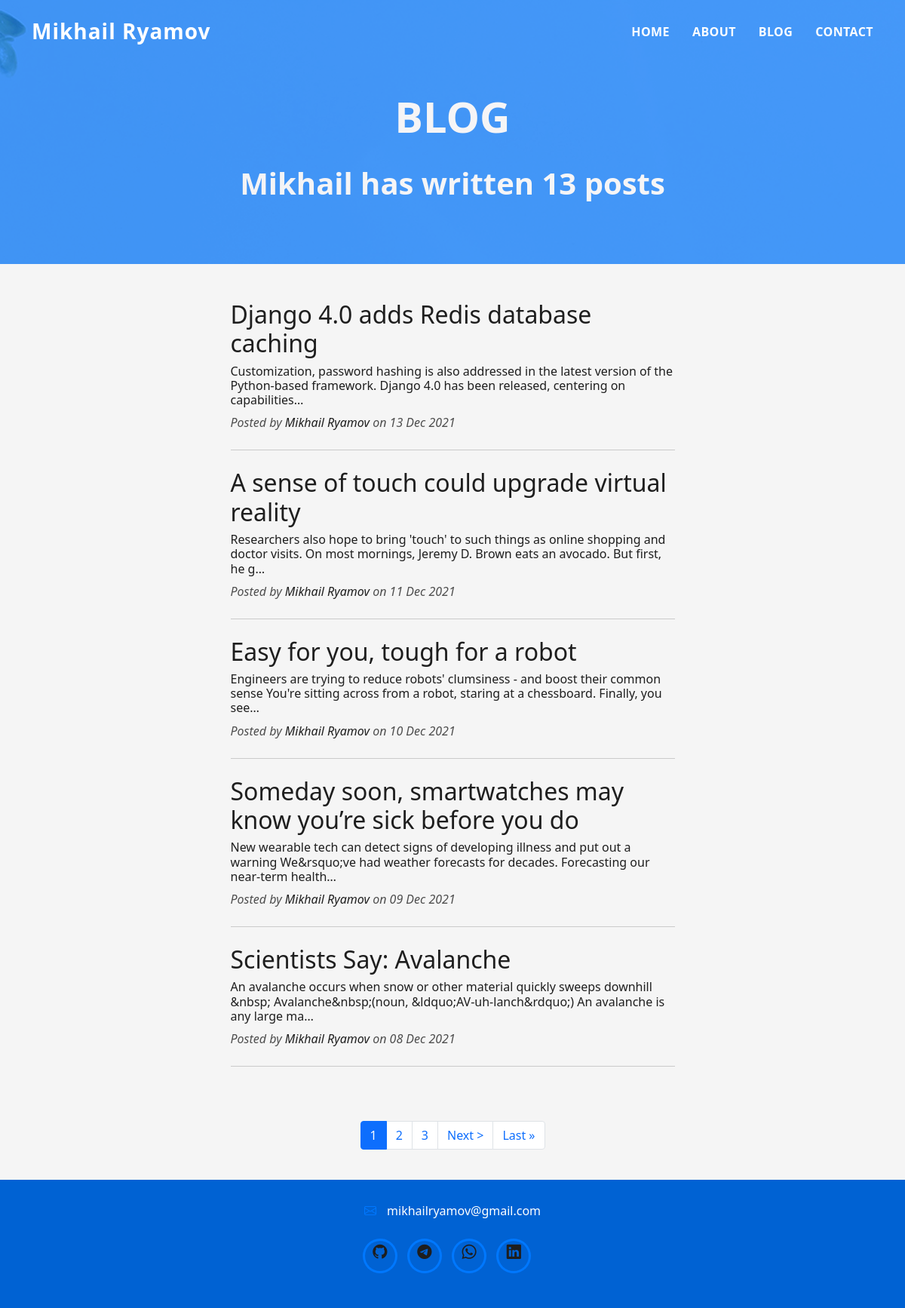
Screenshot of /blog/ with the database file from the repository.
### blog/models.py (models this page shows, shortened)
class Blog(models.Model):
    title = models.CharField(max_length=250)
    date = models.DateField()
    text = models.TextField()

### blog/views.py (the view)
# urls.py: path('', views.all_blogs, name='all_blogs'),
@cache_page(100) # в аргументы к декоратору передаём количество секунд, которые хотим, чтобы страница держалась в кэше. Внимание! Пока страница находится в кэше, изменения, происходящие на ней, учитываться не будут!
def all_blogs(request):
    blogs_count = Blog.objects.count()  # подсчитывает кол-во постов
    blogs = Blog.objects.order_by('-date')
    p = Paginator(Blog.objects.order_by('-date'), 5)
    page = request.GET.get('page')
    blogs_list = p.get_page(page)
    return render(request, 'blog/all_blogs.html', {'blogs': blogs, 'blogs_count':blogs_count, 'blogs_list': blogs_list})

### blog/templates/blog/all_blogs.html (shortened to what this page needs)
{% load static %}
{% load cache %}
<!DOCTYPE html>
<html lang="en">
{% cache 100 head %}
<head>
  <link href="{% static 'portfolio/vendor/bootstrap/css/bootstrap.min.css' %}" rel="stylesheet">
  <link href="{% static 'portfolio/vendor/bootstrap-icons/bootstrap-icons.css' %}" rel="stylesheet">
  <link href="{% static 'portfolio/vendor/glightbox/css/glightbox.min.css' %}" rel="stylesheet">
  <link href="{% static 'portfolio/vendor/swiper/swiper-bundle.min.css' %}" rel="stylesheet">
  <link href="{% static 'portfolio/css/style.css' %}" rel="stylesheet">
</head>
{% endcache %}
<body>
  {% cache 100 header %}
  <header id="header" class="fixed-top">
    <div class="container d-flex align-items-center justify-content-between">
      <h1 class="logo"><a href="{% url 'home' %}">Mikhail Ryamov</a></h1>
      <nav id="navbar" class="navbar">
        <ul>
          <li><a class="nav-link scrollto " href="{% url 'home' %}">Home</a></li>
          <li><a class="nav-link scrollto" href="https://mikryam.eu.pythonanywhere.com/#about">About</a></li>
          <li><a class="nav-link scrollto " href="{% url 'blog:all_blogs' %}">Blog</a></li>
          <li><a class="nav-link scrollto" href="https://mikryam.eu.pythonanywhere.com/#contact">Contact</a></li>
        </ul>
      </nav>
    </div>
  </header>
  {% endcache %}
  {% cache 100 hero %}
  <div class="hero hero-single route bg-image" style="background-image: url(/static/blog/img/home-bg.jpg)">
    <div class="overlay-mf">
     <div class="hero-content display-table">
      <div class="table-cell">
        <div class="container">
          <h2 class="hero-title mb-4">Blog</h2>
          <p class="hero-subtitle">Mikhail has written {{ blogs_count }} post{{ blogs.count|pluralize }}</p>
        </div>
      </div>
      </div>
    </div>
  </div>
  {% endcache %}
  <main id="main">
            <br>
            <br>
            <div class="container px-4 px-lg-5">
              <div class="row gx-4 gx-lg-5 justify-content-center">
                  <div class="col-md-10 col-lg-8 col-xl-7">
                    {% for blog in blogs_list %}
                      <div class="post-preview">
                        <a href="{% url 'blog:detail' blog.id %}">
                          <h2 class="post-title">{{ blog.title }}</h2>
                          <h6 class="post-subtitle">{{ blog.text|striptags|truncatechars:160 }}</h6>
                        </a>
                        <p class="post-meta"><i>
                          Posted by
                          <a href="{% url 'home' %}">Mikhail Ryamov</a>
                          on {{ blog.date|date:'d M Y' }}
                        </i></p>
                      </div>
                      <hr class="my-4" />
                    {% endfor %}
                  <br/></br/>
                  <div class="d-flex justify-content-center mb-4">
                    <nav aria-label="Page navigation example">
                      <ul class="pagination">
                        {% for num in blogs_list.paginator.page_range %}
                        {% if blogs_list.number == num %}
                            <li class="page-item active"><a class="page-link" href="#">{{ num }}</a></li>
                        {% elif num > blogs_list.number|add:'-3' and num < blogs_list.number|add:'3' %}
                            <li class="page-item"><a class="page-link" href="?page={{ num }}">{{ num }}</a></li>
                        {% endif %}
                        {% endfor %}
                        {% if blogs_list.has_next %}
                          <li class="page-item"><a class="page-link" href="?page={{ blogs_list.next_page_number }}">Next &gt</a></li>
                          <li class="page-item"><a class="page-link" href="?page={{ blogs_list.paginator.num_pages }}">Last &raquo</a></li>
                        {% endif %}
                      </ul>
                    </nav>
                  </div>
                </div>
              </div>
          </div>
  </main>
  {% cache 100 footer %}
  <footer>
    <div class="container">
      <div class="row">
        <div class="col-sm-12">
            <div class="more-info">
              <ul class="list-ico">
                <li><span class="bi bi-envelope"></span> mikhailryamov@gmail.com</li>
              </ul>
            </div>
            <div class="socials">
              <ul>
                <li><a href="https://github.com/MikRyam"><span class="ico-circle"><i class="bi bi-github"></i></span></a></li>
                <li><a href="https://t.me/MikhailRyam"><span class="ico-circle"><i class="bi bi-telegram"></i></span></a></li>
                <li><a href="https://wa.me/79099510000"><span class="ico-circle"><i class="bi bi-whatsapp"></i></span></a></li>
                <li><a href=""><span class="ico-circle"><i class="bi bi-linkedin"></i></span></a></li>
              </ul>
            </div>
          </div>
        </div>
      </div>
  </footer>
  {% endcache %}
</body>
</html>

### portfolio/static/portfolio/css/style.css (style rules this page uses)
body { background-color: #f5f5f5; color: #4e4e4e; }
h1, h2, h3, h4, h5, h6 { color: #1e1e1e; }
a { color: #1e1e1e; text-decoration: none; transition: all 0.5s ease-in-out; }
.bg-image { background-repeat: no-repeat; background-attachment: fixed; background-size: cover; background-position: center center; }
.overlay-mf { background-color: #0078ff; }
.overlay-mf { position: absolute; top: 0; left: 0px; padding: 0; height: 100%; width: 100%; opacity: 0.7; }
.display-table { width: 100%; height: 100%; display: table; }
.table-cell { display: table-cell; vertical-align: middle; }
.socials { padding: 1.5rem 0; }
.socials ul li { display: inline-block; }
.socials .ico-circle { height: 40px; width: 40px; font-size: 1.2rem; border-radius: 50%; line-height: 1.6; margin: 0 15px 0 0; box-shadow: 0 0 0 3px #0078ff; transition: all 500ms ease; }
.ul-resect, .widget-tags ul, .widget-sidebar .list-sidebar, .box-comments .list-comments, .blog-wrapper .post-meta ul, .list-ico, .socials ul { list-style: none; padding-left: 0; margin-bottom: 0; }
.list-ico { line-height: 2; }
.list-ico span { color: #0078ff; margin-right: 10px; }
.ico-circle { height: 100px; width: 100px; font-size: 2rem; border-radius: 50%; line-height: 1.55; margin: 0 auto; text-align: center; box-shadow: 0 0 0 10px #0078ff; display: block; }
#header { transition: all 0.5s; z-index: 997; padding: 20px 0; }
#header .logo { font-size: 28px; margin: 0; padding: 0; font-weight: 600; letter-spacing: 1px; }
#header .logo a { color: #fff; }
.navbar { padding: 0; }
.navbar ul { margin: 0; padding: 0; display: flex; list-style: none; align-items: center; }
.navbar li { position: relative; }
.navbar > ul > li { white-space: nowrap; padding: 10px 0 10px 30px; }
.navbar a, .navbar a:focus { display: flex; align-items: center; justify-content: space-between; color: #fff; font-size: 16px; font-weight: 600; padding: 0; white-space: nowrap; transition: 0.3s; letter-spacing: 0.4px; position: relative; text-transform: uppercase; }
.navbar > ul > li > a:before { content: ""; position: absolute; width: 100%; height: 2px; bottom: -6px; left: 0; width: 0; background-color: #fff; visibility: hidden; transition: all 0.3s ease-in-out 0s; }
.hero { height: 100vh; position: relative; color: #fff; }
.hero .hero-content { text-align: center; position: absolute; }
.hero .hero-title { color: #fff; font-weight: 600; font-size: 3rem; }
@media (min-width: 768px) { .hero .hero-title { font-size: 4.5rem; } }
.hero .hero-subtitle { font-size: 1.5rem; font-weight: 600; }
@media (min-width: 768px) { .hero .hero-subtitle { font-size: 2.5rem; } }
.hero-single { height: 350px; }
.hero-single .hero-content { margin-top: 30px; }
.hero-single .hero-title { text-transform: uppercase; font-size: 3rem; }
@media (min-width: 768px) { .hero-single .hero-title { font-size: 3.5rem; } }
footer { text-align: center; color: #fff; padding: 25px 0; background: #0062d3; }

### rows the page displays
Blog: title "Django 4.0 adds Redis database caching", text "Customization, password hashing is also addressed in the latest version of the Python-based framework. Django 4.0 has been released, centering on capabilities…", date "13 Dec 2021"
Blog: title "A sense of touch could upgrade virtual reality", text "Researchers also hope to bring 'touch' to such things as online shopping and doctor visits. On most mornings, Jeremy D. Brown eats an avocado. But first, he g…", date "11 Dec 2021"
Blog: title "Easy for you, tough for a robot", text "Engineers are trying to reduce robots' clumsiness - and boost their common sense You're sitting across from a robot, staring at a chessboard. Finally, you see…", date "10 Dec 2021"
Blog: title "Someday soon, smartwatches may know you’re sick before you do", text "New wearable tech can detect signs of developing illness and put out a warning We&rsquo;ve had weather forecasts for decades. Forecasting our near-term health…", date "09 Dec 2021"
Blog: title "Scientists Say: Avalanche", text "An avalanche occurs when snow or other material quickly sweeps downhill &nbsp; Avalanche&nbsp;(noun, &ldquo;AV-uh-lanch&rdquo;) An avalanche is any large ma…", date "08 Dec 2021"

### other values shown
{{ blogs_count }} "13"
{{ num }} "1"
{{ num }} "2" "3"
